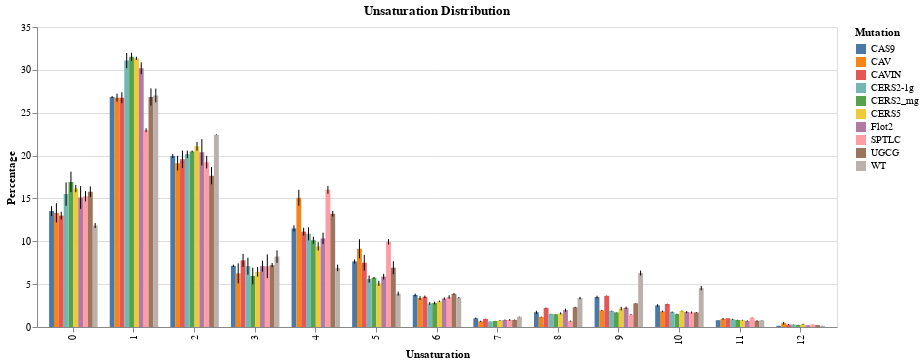

The code cell stored with this chart in its notebook:
### Markdown cell above
# Grouped Bar Graph

### Code cell
# make grouped bar graph comparing unsaturation

# make selection for KO protein
click = alt.selection_point(fields=['Mutation'])

g = alt.Chart(u_long).mark_bar().encode(
    x='Unsaturation:O',
    xOffset='Mutation:N',
    y='mean(Percentage):Q',
    color=alt.condition(click, alt.Color('Mutation:N'), alt.value('lightgray')),
    tooltip=['Mutation', 'Unsaturation', 'mean(Percentage)']
).add_params(
    click
).properties(
    width=800,
    title='Unsaturation Distribution'
)

err = alt.Chart(u_long).mark_errorbar(extent='stdev').encode(
    x='Unsaturation:O',
    xOffset='Mutation:N',
    y='mean(Percentage):Q',
)

(g + err).configure(background='white')

### Figure 1 — Vega-Lite specification as saved in the notebook (floating-point values rounded to 4 significant figures; data arrays with more than 128 entries replaced by an {"elided": "..."} marker saying what was removed)
{"config": {"view": {"continuousWidth": 300, "continuousHeight": 300}, "background": "white"}, "layer": [{"mark": {"type": "bar"}, "encoding": {"color": {"condition": {"param": "param_2", "field": "Mutation", "type": "nominal"}, "value": "lightgray"}, "tooltip": [{"field": "Mutation", "type": "nominal"}, {"field": "Unsaturation", "type": "quantitative"}, {"aggregate": "mean", "field": "Percentage", "type": "quantitative"}], "x": {"field": "Unsaturation", "type": "ordinal"}, "xOffset": {"field": "Mutation", "type": "nominal"}, "y": {"aggregate": "mean", "field": "Percentage", "type": "quantitative"}}, "name": "view_12", "title": "Unsaturation Distribution"}, {"mark": {"type": "errorbar", "extent": "stdev"}, "encoding": {"x": {"field": "Unsaturation", "type": "ordinal"}, "xOffset": {"field": "Mutation", "type": "nominal"}, "y": {"aggregate": "mean", "field": "Percentage", "type": "quantitative"}}}], "data": {"name": "data-4c0bf2383d5b7286c7a714f522566a45"}, "params": [{"name": "param_2", "select": {"type": "point", "fields": ["Mutation"]}, "views": ["view_12"]}], "width": 800, "$schema": "https://vega.github.io/schema/vega-lite/v5.16.3.json", "datasets": {"data-4c0bf2383d5b7286c7a714f522566a45": {"elided": "520 records"}}}
